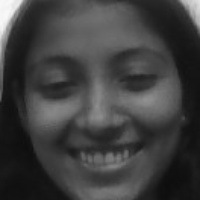
#> input picture dataset/Harshita_1.jpg, 200 x 200 px, given in place of the camera
$ python register_faces.py
#> lines starting #> are read from the running program, lines starting #| are printed output that depends on the picture; after the words box and inside, x2 and y2 are one past the last pixel; in counts of white or black regions, pixels touching at a corner belong together
#> the answer given: dataset/Harshita_1.jpg
import cv2
import os

# Create dataset folder if not exists
os.makedirs("dataset", exist_ok=True)

def capture_face(name):
#> called with name = 'dataset/Harshita_1.jpg'
    cam = cv2.VideoCapture(0)

    if not cam.isOpened():
        print("❌ Error: Cannot open camera")
        return

    detector = cv2.CascadeClassifier(cv2.data.haarcascades + "haarcascade_frontalface_default.xml")

    count = 0
    while True:
        ret, frame = cam.read()
#> frame is the input picture: shape (200, 200, 3); min 13, max 250, mean 63.8
        if not ret:
            print("❌ Error: Failed to capture frame")
            break

        gray = cv2.cvtColor(frame, cv2.COLOR_BGR2GRAY)
        faces = detector.detectMultiScale(gray, scaleFactor=1.1, minNeighbors=5, minSize=(30, 30))
#> faces = [[10, 11, 177, 177]]

        for (x, y, w, h) in faces:
            count += 1
            face = frame[y:y+h, x:x+w]
            face_resized = cv2.resize(face, (200, 200))  # Resize the face
            cv2.imwrite(f"dataset/{name}_{count}.jpg", face_resized)
            cv2.rectangle(frame, (x, y), (x+w, y+h), (255, 0, 0), 2)
#> this loop made 1 pass
#> (x, y, w, h, count) on pass 1: (10, 11, 177, 177, 1)
#> pass 1, in capture_face, `face = frame[y:y+h, x:x+w]`:
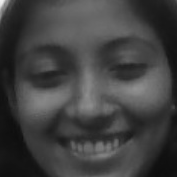
#> face: shape (177, 177, 3); min 13, max 241, mean 65.2
#> after the loop:
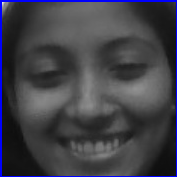
#> face: shape (177, 177, 3); 3.36% of pixels changed, all inside (x1, y1, x2, y2) = (0, 0, 177, 177)
#> after the loop:
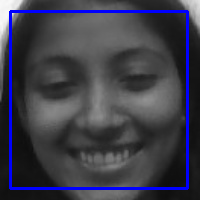
#> frame: shape (200, 200, 3); 5.3% of pixels changed, all inside (x1, y1, x2, y2) = (9, 10, 189, 190)
#> after the loop, count = 1

        cv2.imshow("Face Capture", frame)

        if cv2.waitKey(1) & 0xFF == ord('q') or count >= 10:
#> (key q is pressed here)
            break

    cam.release()
    cv2.waitKey(1)  # Ensure all windows close properly
    cv2.destroyAllWindows()
    print(f"✅ {count} images captured and saved.")
#| ✅ 1 images captured and saved.

# Run the function when this script is executed
if __name__ == "__main__":
    name = input("Enter your name: ")
    capture_face(name)

$ run again, on dataset/Harshita_10.jpg
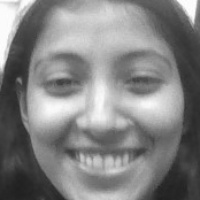
#> input picture dataset/Harshita_10.jpg, 200 x 200 px, given in place of the camera
#> in capture_face, frame is the input picture: shape (200, 200, 3); min 32, max 255, mean 130.9
#> faces = [[12, 11, 177, 177]]
#> the loop in capture_face, `for (x, y, w, h) in faces:` made 1 pass
#> (x, y, w, h, count) on pass 1: (12, 11, 177, 177, 1)
#> after the loop in capture_face, `for (x, y, w, h) in faces:`:
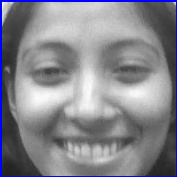
#> face: shape (177, 177, 3); mean B, G, R 142.1, 133.5, 133.5
#> after the loop in capture_face, `for (x, y, w, h) in faces:`:
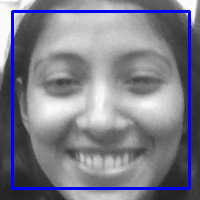
#> frame: shape (200, 200, 3); 5.3% of pixels changed, all inside (x1, y1, x2, y2) = (11, 10, 191, 190)
#> after the loop in capture_face, `for (x, y, w, h) in faces:`: count = 1
#| ✅ 1 images captured and saved.
